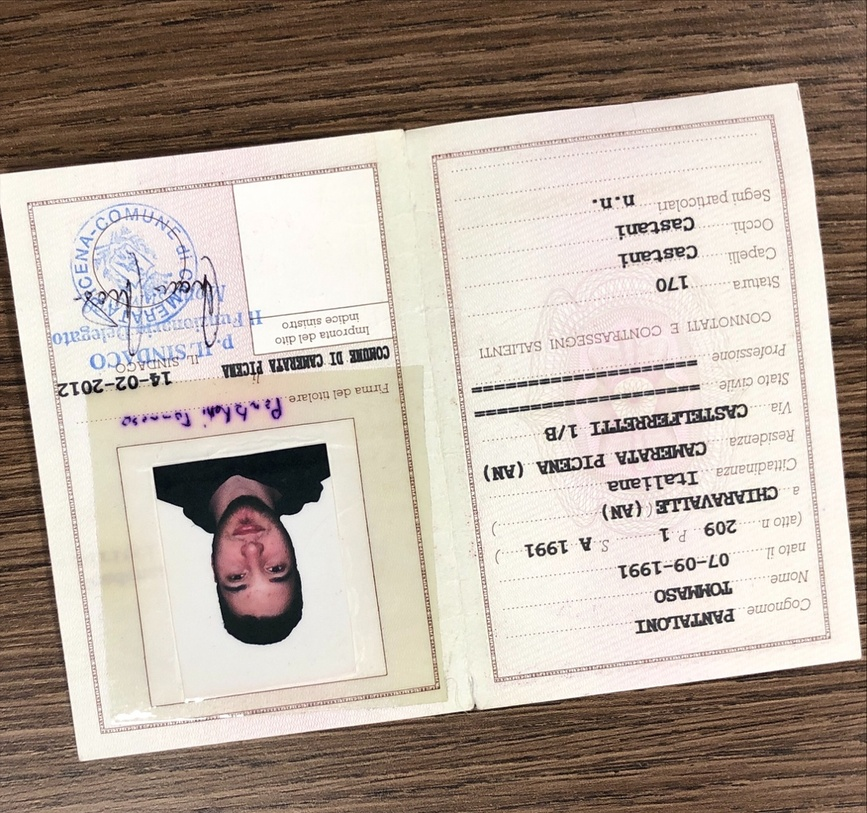
#> input picture TestImages/rear/t-pantaloni-rearCIE.jpg, 867 x 813 px, shrunk from 1092 x 1024 before the run
$ python FaceDetectorVersion4.py
#> lines starting #> are read from the running program, lines starting #| are printed output that depends on the picture
import cv2
import numpy as np
import imutils
from random import randint
#%%
tests_path = 'TestImages/rear/'
#%%
test_image = cv2.imread(tests_path + 't-pantaloni-rearCIE.jpg', cv2.IMREAD_GRAYSCALE)
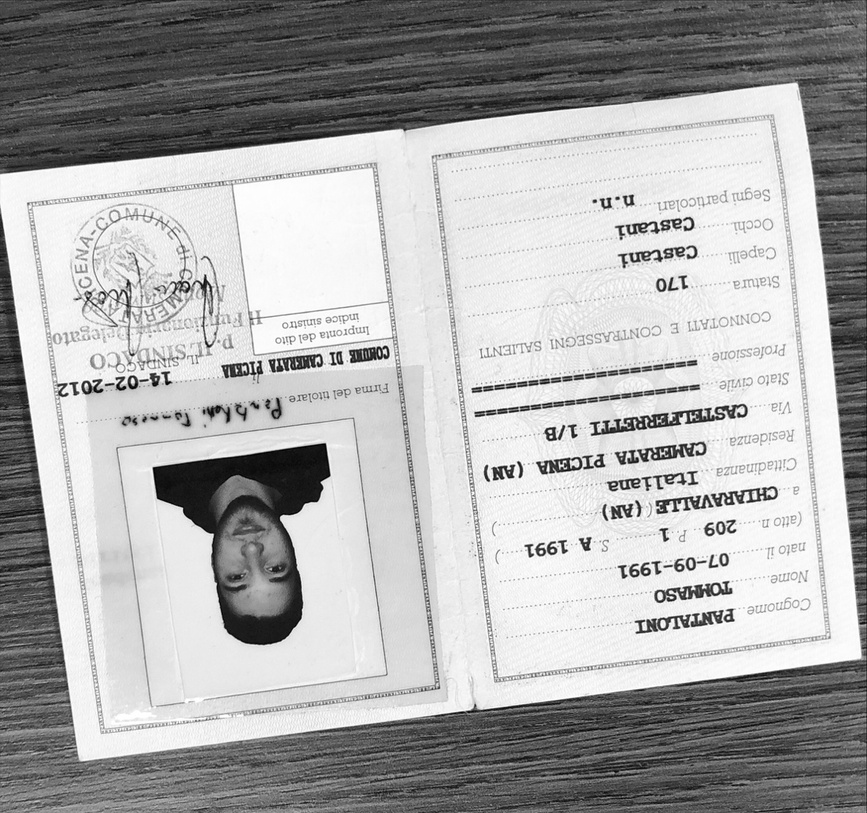
#> test_image: shape (813, 867); min 0, max 255, mean 172
#%% Cascade initializer
CASCADE="Face_cascade.xml"
FACE_CASCADE=cv2.CascadeClassifier(CASCADE)
#%% Define function
def detect_faces(image):

	#image=cv2.imread(image_path)
	image_grey=image.copy()#cv2.cvtColor(image,cv2.COLOR_BGR2GRAY)

	faces = FACE_CASCADE.detectMultiScale(image_grey,scaleFactor=1.16,minNeighbors=5,minSize=(25,25),flags=0)

	for x,y,w,h in faces:
	    sub_img=image[y-10:y+h+10,x-10:x+w+10]
	    #os.chdir("Extracted")
	    cv2.imwrite(str(randint(0,10000))+".jpg",sub_img)
	    #os.chdir("../")
	    cv2.rectangle(image,(x,y),(x+w,y+h),(255, 255,0),2)

	cv2.imshow("Faces Found",image)
	if (cv2.waitKey(0) & 0xFF == ord('q')) or (cv2.waitKey(0) & 0xFF == ord('Q')):
		cv2.destroyAllWindows()
#%%
# loop over the rotation angles again, this time ensuring
# no part of the image is cut off
for angle in np.arange(0, 360, 15):
	rotated = imutils.rotate_bound(test_image, angle)
	detect_faces(rotated)
#> this loop made 24 passes; (key q is pressed on pass 1)
#> faces in detect_faces on passes 13, 14, 15, 18: [[562, 205, 101, 101]], [[689, 354, 98, 98]], [[761, 477, 102, 102]], [[305, 753, 157, 157]]
#> pass 2, `rotated = imutils.rotate_bound(test_image, angle)`:
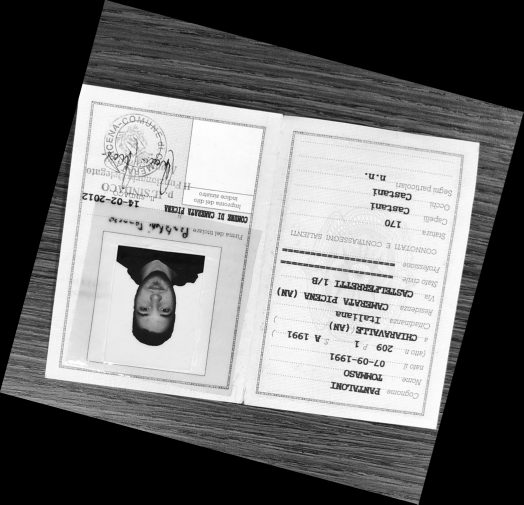
#> rotated: shape (1009, 1047) (shown at 1/2 size); min 0, max 255, mean 114.7
#> pass 3, `rotated = imutils.rotate_bound(test_image, angle)`:
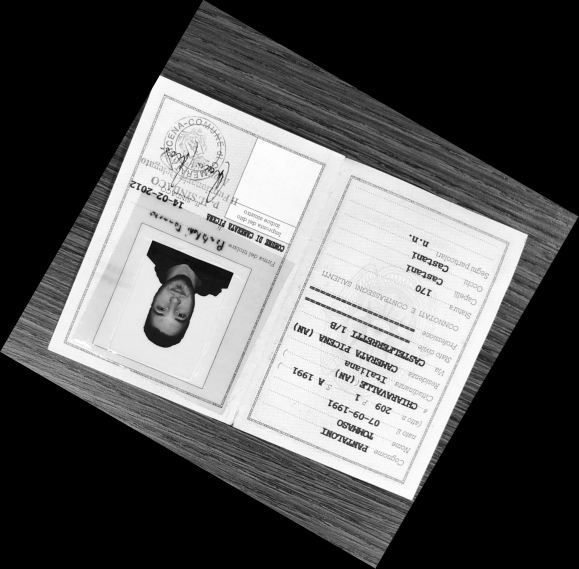
#> rotated: shape (1137, 1157) (shown at 1/2 size); min 0, max 255, mean 92.1
#> after the loop:
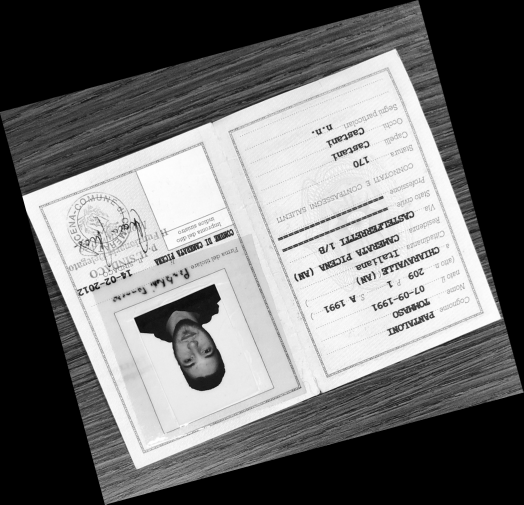
#> rotated: shape (1009, 1047) (shown at 1/2 size); min 0, max 255, mean 114.7
	#cv2.imshow("Rotated (Correct)", rotated)
	#cv2.waitKey(0)

$ run again, with TestImages/rear/a-pantaloni-rearCIC.jpg copied over TestImages/rear/t-pantaloni-rearCIE.jpg
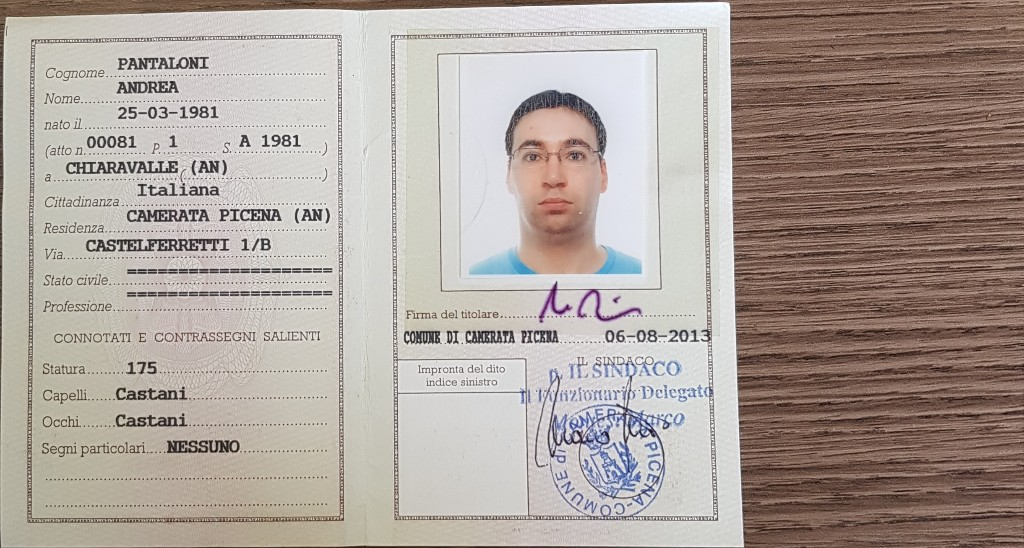
#> input picture TestImages/rear/a-pantaloni-rearCIC.jpg, 1024 x 548 px
#> `test_image = cv2.imread(tests_path + 't-pantaloni-rearCIE.jpg', cv2.IM..`:
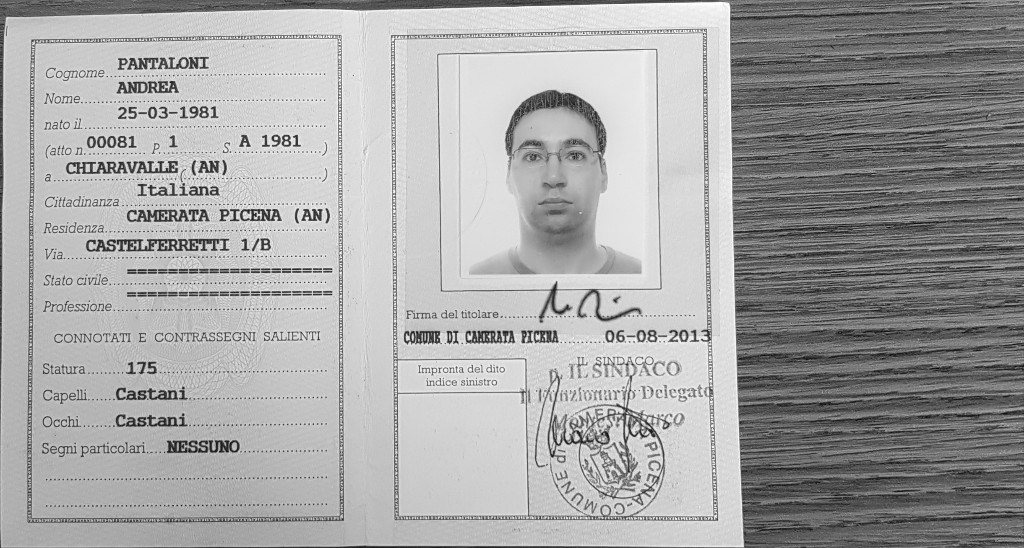
#> test_image: shape (548, 1024); min 3, max 255, mean 165.3
#> the loop `for angle in np.arange(0, 360, 15):` made 24 passes; (key q is pressed on pass 1)
#> faces in detect_faces on passes 1, 2, 4, 17, 24: [[496, 109, 116, 116]], [[577, 247, 115, 115]], [[299, 342, 504, 504]], [[160, 229, 720, 720]], [[517, 224, 117, 117]]
#> after the loop `for angle in np.arange(0, 360, 15):`:
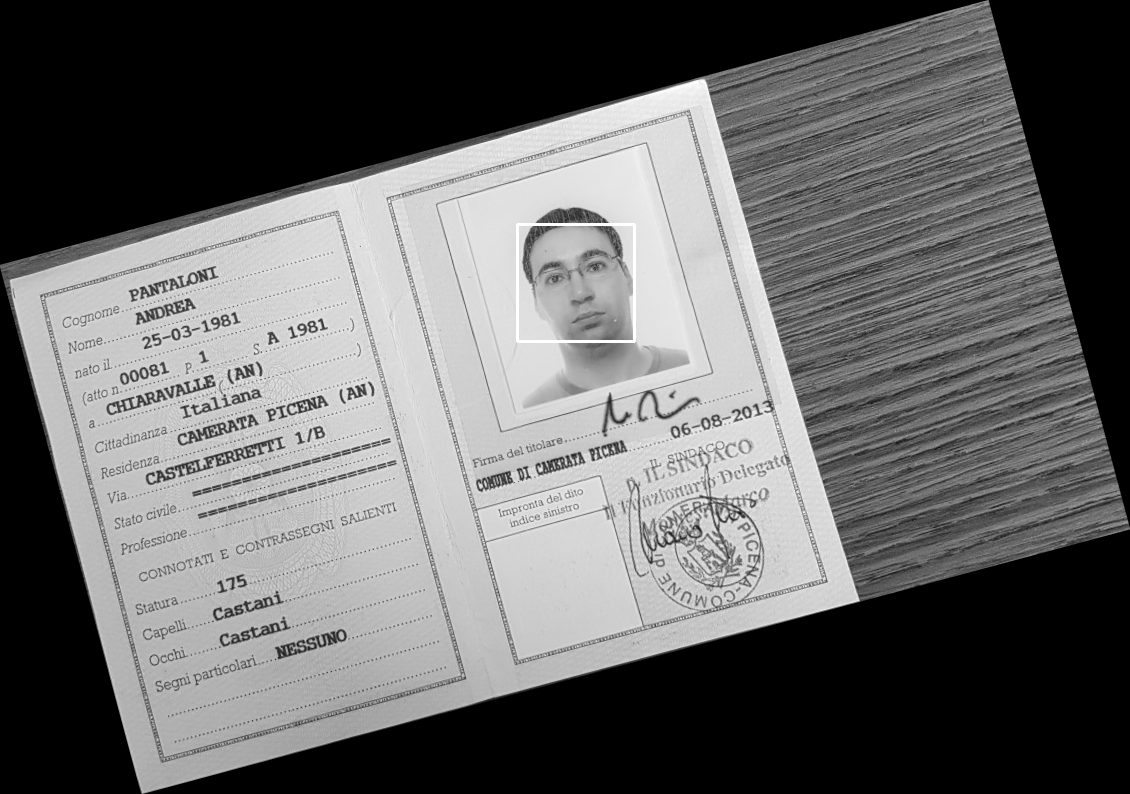
#> rotated: shape (794, 1130); min 0, max 255, mean 103.5

$ run again, with TestImages/rear/a-petrelli-rearCIC.jpg copied over TestImages/rear/t-pantaloni-rearCIE.jpg
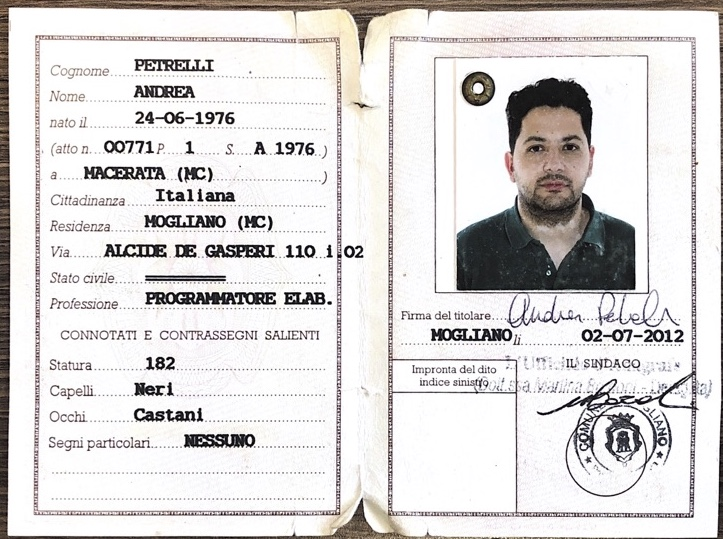
#> input picture TestImages/rear/a-petrelli-rearCIC.jpg, 723 x 539 px
#> the loop `for angle in np.arange(0, 360, 15):` made 24 passes; (key q is pressed on pass 1)
#> faces in detect_faces on passes 1, 2, 4, 5, 6, 9, 11, 13: [[505, 112, 97, 97]], [[583, 245, 101, 101]], [[210, 58, 347, 347]], [[451, 655, 71, 71]], [[326, 556, 52, 52]], [[220, 583, 74, 74]], [[386, 32, 387, 387]], [[125, 296, 91, 91]]
#> pass 2, in detect_faces (call 2), `cv2.imwrite(str(randint(0,10000))+".jpg",sub_img)`:
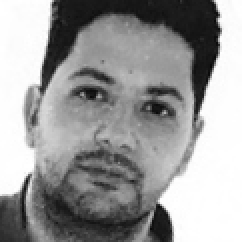
#> saved as 6890.jpg: shape (121, 121) (shown 2 times larger); min 6, max 255, mean 153.7
#> after the loop `for angle in np.arange(0, 360, 15):`:
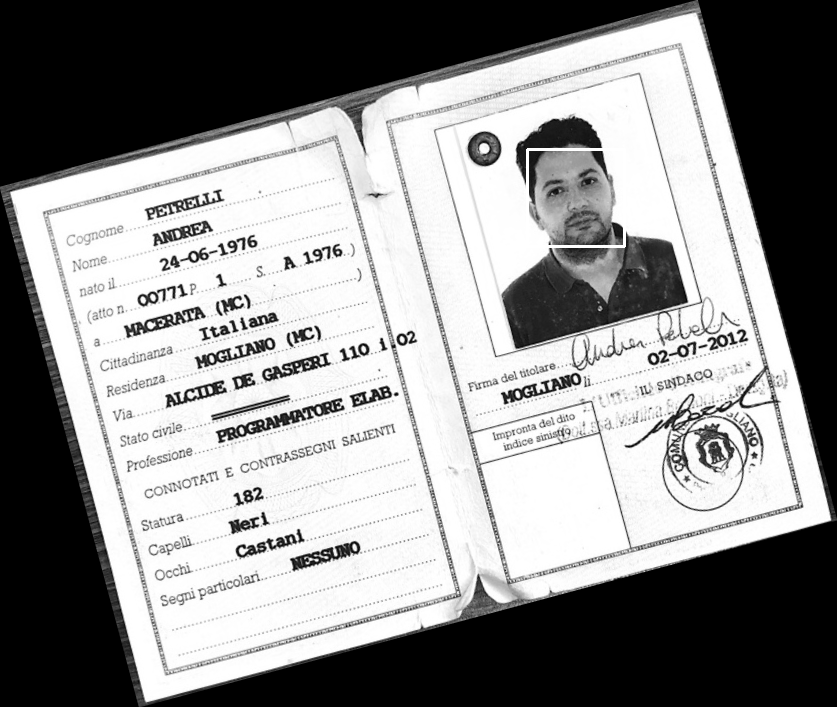
#> rotated: shape (707, 837); min 0, max 255, mean 143.2
